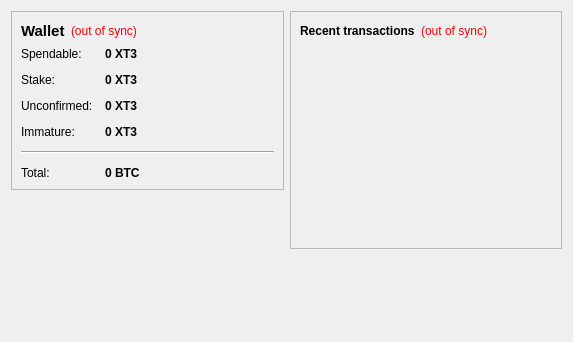
<?xml version="1.0" encoding="UTF-8"?>
<ui version="4.0">
 <class>OverviewPage</class>
 <widget class="QWidget" name="OverviewPage">
  <property name="geometry">
   <rect>
    <x>0</x>
    <y>0</y>
    <width>573</width>
    <height>342</height>
   </rect>
  </property>
  <property name="windowTitle">
   <string>Form</string>
  </property>
  <layout class="QHBoxLayout" name="horizontalLayout" stretch="1,1">
   <item>
    <layout class="QVBoxLayout" name="verticalLayout_2">
     <item>
      <widget class="QFrame" name="frame">
       <property name="frameShape">
        <enum>QFrame::StyledPanel</enum>
       </property>
       <property name="frameShadow">
        <enum>QFrame::Raised</enum>
       </property>
       <layout class="QVBoxLayout" name="verticalLayout_4">
        <item>
         <layout class="QHBoxLayout" name="horizontalLayout_4">
          <item>
           <widget class="QLabel" name="label_5">
            <property name="font">
             <font>
              <pointsize>11</pointsize>
              <weight>75</weight>
              <bold>true</bold>
             </font>
            </property>
            <property name="text">
             <string>Wallet</string>
            </property>
           </widget>
          </item>
          <item>
           <widget class="QLabel" name="labelWalletStatus">
            <property name="toolTip">
             <string>The displayed information may be out of date. Your wallet automatically synchronizes with the xt3ch network after a connection is established, but this process has not completed yet.</string>
            </property>
            <property name="styleSheet">
             <string notr="true">QLabel { color: red; }</string>
            </property>
            <property name="text">
             <string notr="true">(out of sync)</string>
            </property>
            <property name="alignment">
             <set>Qt::AlignLeading|Qt::AlignLeft|Qt::AlignVCenter</set>
            </property>
           </widget>
          </item>
          <item>
           <spacer name="horizontalSpacer_2">
            <property name="orientation">
             <enum>Qt::Horizontal</enum>
            </property>
            <property name="sizeHint" stdset="0">
             <size>
              <width>40</width>
              <height>20</height>
             </size>
            </property>
           </spacer>
          </item>
         </layout>
        </item>
        <item>
         <layout class="QFormLayout" name="formLayout_2">
          <property name="fieldGrowthPolicy">
           <enum>QFormLayout::AllNonFixedFieldsGrow</enum>
          </property>
          <property name="horizontalSpacing">
           <number>12</number>
          </property>
          <property name="verticalSpacing">
           <number>12</number>
          </property>
          <item row="0" column="0">
           <widget class="QLabel" name="label">
            <property name="text">
             <string>Spendable:</string>
            </property>
           </widget>
          </item>
          <item row="0" column="1">
           <widget class="QLabel" name="labelBalance">
            <property name="font">
             <font>
              <weight>75</weight>
              <bold>true</bold>
             </font>
            </property>
            <property name="cursor">
             <cursorShape>IBeamCursor</cursorShape>
            </property>
            <property name="toolTip">
             <string>Your current spendable balance</string>
            </property>
            <property name="text">
             <string notr="true">0 XT3</string>
            </property>
            <property name="textInteractionFlags">
             <set>Qt::LinksAccessibleByMouse|Qt::TextSelectableByKeyboard|Qt::TextSelectableByMouse</set>
            </property>
           </widget>
          </item>
          <item row="1" column="0">
           <widget class="QLabel" name="label_6">
            <property name="text">
             <string>Stake:</string>
            </property>
           </widget>
          </item>
          <item row="1" column="1">
           <widget class="QLabel" name="labelStake">
            <property name="font">
             <font>
              <weight>75</weight>
              <bold>true</bold>
             </font>
            </property>
            <property name="cursor">
             <cursorShape>IBeamCursor</cursorShape>
            </property>
            <property name="toolTip">
             <string>Total of coins that was staked, and do not yet count toward the current balance</string>
            </property>
            <property name="text">
             <string notr="true">0 XT3</string>
            </property>
            <property name="textInteractionFlags">
             <set>Qt::LinksAccessibleByMouse|Qt::TextSelectableByKeyboard|Qt::TextSelectableByMouse</set>
            </property>
           </widget>
          </item>
          <item row="2" column="0">
           <widget class="QLabel" name="label_3">
            <property name="text">
             <string>Unconfirmed:</string>
            </property>
           </widget>
          </item>
          <item row="2" column="1">
           <widget class="QLabel" name="labelUnconfirmed">
            <property name="font">
             <font>
              <weight>75</weight>
              <bold>true</bold>
             </font>
            </property>
            <property name="cursor">
             <cursorShape>IBeamCursor</cursorShape>
            </property>
            <property name="toolTip">
             <string>Total of transactions that have yet to be confirmed, and do not yet count toward the current balance</string>
            </property>
            <property name="text">
             <string notr="true">0 XT3</string>
            </property>
            <property name="textInteractionFlags">
             <set>Qt::LinksAccessibleByMouse|Qt::TextSelectableByKeyboard|Qt::TextSelectableByMouse</set>
            </property>
           </widget>
          </item>
          <item row="3" column="0">
           <widget class="QLabel" name="labelImmatureText">
            <property name="text">
             <string>Immature:</string>
            </property>
           </widget>
          </item>
          <item row="3" column="1">
           <widget class="QLabel" name="labelImmature">
            <property name="font">
             <font>
              <weight>75</weight>
              <bold>true</bold>
             </font>
            </property>
            <property name="toolTip">
             <string>Mined balance that has not yet matured</string>
            </property>
            <property name="text">
             <string notr="true">0 XT3</string>
            </property>
            <property name="textInteractionFlags">
             <set>Qt::LinksAccessibleByMouse|Qt::TextSelectableByKeyboard|Qt::TextSelectableByMouse</set>
            </property>
           </widget>
          </item>
          <item row="4" column="0" colspan="2">
           <widget class="Line" name="line">
            <property name="orientation">
             <enum>Qt::Horizontal</enum>
            </property>
           </widget>
          </item>
          <item row="5" column="0">
           <widget class="QLabel" name="labelTotalText">
            <property name="text">
             <string>Total:</string>
            </property>
           </widget>
          </item>
          <item row="5" column="1">
           <widget class="QLabel" name="labelTotal">
            <property name="font">
             <font>
              <weight>75</weight>
              <bold>true</bold>
             </font>
            </property>
            <property name="cursor">
             <cursorShape>IBeamCursor</cursorShape>
            </property>
            <property name="toolTip">
             <string>Your current total balance</string>
            </property>
            <property name="text">
             <string notr="true">0 BTC</string>
            </property>
            <property name="textInteractionFlags">
             <set>Qt::LinksAccessibleByMouse|Qt::TextSelectableByKeyboard|Qt::TextSelectableByMouse</set>
            </property>
           </widget>
          </item>
         </layout>
        </item>
       </layout>
      </widget>
     </item>
     <item>
      <spacer name="verticalSpacer">
       <property name="orientation">
        <enum>Qt::Vertical</enum>
       </property>
       <property name="sizeHint" stdset="0">
        <size>
         <width>20</width>
         <height>40</height>
        </size>
       </property>
      </spacer>
     </item>
    </layout>
   </item>
   <item>
    <layout class="QVBoxLayout" name="verticalLayout_3">
     <item>
      <widget class="QFrame" name="frame_2">
       <property name="frameShape">
        <enum>QFrame::StyledPanel</enum>
       </property>
       <property name="frameShadow">
        <enum>QFrame::Raised</enum>
       </property>
       <layout class="QVBoxLayout" name="verticalLayout">
        <item>
         <layout class="QHBoxLayout" name="horizontalLayout_2">
          <item>
           <widget class="QLabel" name="label_4">
            <property name="text">
             <string>&lt;b&gt;Recent transactions&lt;/b&gt;</string>
            </property>
           </widget>
          </item>
          <item>
           <widget class="QLabel" name="labelTransactionsStatus">
            <property name="toolTip">
             <string>The displayed information may be out of date. Your wallet automatically synchronizes with the xt3ch network after a connection is established, but this process has not completed yet.</string>
            </property>
            <property name="styleSheet">
             <string notr="true">QLabel { color: red; }</string>
            </property>
            <property name="text">
             <string notr="true">(out of sync)</string>
            </property>
            <property name="alignment">
             <set>Qt::AlignRight|Qt::AlignTrailing|Qt::AlignVCenter</set>
            </property>
           </widget>
          </item>
          <item>
           <spacer name="horizontalSpacer">
            <property name="orientation">
             <enum>Qt::Horizontal</enum>
            </property>
            <property name="sizeHint" stdset="0">
             <size>
              <width>40</width>
              <height>20</height>
             </size>
            </property>
           </spacer>
          </item>
         </layout>
        </item>
        <item>
         <widget class="QListView" name="listTransactions">
          <property name="styleSheet">
           <string notr="true">QListView { background: transparent; }</string>
          </property>
          <property name="frameShape">
           <enum>QFrame::NoFrame</enum>
          </property>
          <property name="verticalScrollBarPolicy">
           <enum>Qt::ScrollBarAlwaysOff</enum>
          </property>
          <property name="horizontalScrollBarPolicy">
           <enum>Qt::ScrollBarAlwaysOff</enum>
          </property>
          <property name="selectionMode">
           <enum>QAbstractItemView::NoSelection</enum>
          </property>
         </widget>
        </item>
       </layout>
      </widget>
     </item>
     <item>
      <spacer name="verticalSpacer_2">
       <property name="orientation">
        <enum>Qt::Vertical</enum>
       </property>
       <property name="sizeHint" stdset="0">
        <size>
         <width>20</width>
         <height>40</height>
        </size>
       </property>
      </spacer>
     </item>
    </layout>
   </item>
  </layout>
 </widget>
 <resources/>
 <connections/>
</ui>
